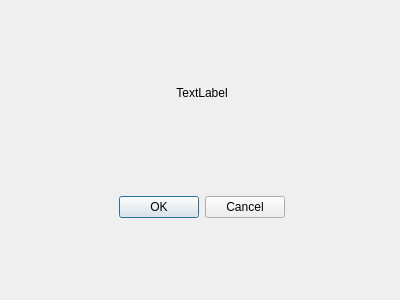
<?xml version="1.0" encoding="UTF-8"?>
<ui version="4.0">
 <class>Dialog</class>
 <widget class="QDialog" name="Dialog">
  <property name="geometry">
   <rect>
    <x>0</x>
    <y>0</y>
    <width>400</width>
    <height>300</height>
   </rect>
  </property>
  <property name="windowTitle">
   <string>Dialog</string>
  </property>
  <widget class="QWidget" name="layoutWidget">
   <property name="geometry">
    <rect>
     <x>1</x>
     <y>-5</y>
     <width>401</width>
     <height>311</height>
    </rect>
   </property>
   <layout class="QVBoxLayout" name="verticalLayout">
    <item>
     <spacer name="verticalSpacer_3">
      <property name="orientation">
       <enum>Qt::Vertical</enum>
      </property>
      <property name="sizeHint" stdset="0">
       <size>
        <width>20</width>
        <height>40</height>
       </size>
      </property>
     </spacer>
    </item>
    <item>
     <layout class="QHBoxLayout" name="horizontalLayout">
      <item>
       <spacer name="horizontalSpacer_3">
        <property name="orientation">
         <enum>Qt::Horizontal</enum>
        </property>
        <property name="sizeHint" stdset="0">
         <size>
          <width>40</width>
          <height>20</height>
         </size>
        </property>
       </spacer>
      </item>
      <item>
       <widget class="QLabel" name="label">
        <property name="text">
         <string>TextLabel</string>
        </property>
        <property name="alignment">
         <set>Qt::AlignCenter</set>
        </property>
       </widget>
      </item>
      <item>
       <spacer name="horizontalSpacer_4">
        <property name="orientation">
         <enum>Qt::Horizontal</enum>
        </property>
        <property name="sizeHint" stdset="0">
         <size>
          <width>40</width>
          <height>20</height>
         </size>
        </property>
       </spacer>
      </item>
     </layout>
    </item>
    <item>
     <spacer name="verticalSpacer">
      <property name="orientation">
       <enum>Qt::Vertical</enum>
      </property>
      <property name="sizeHint" stdset="0">
       <size>
        <width>20</width>
        <height>40</height>
       </size>
      </property>
     </spacer>
    </item>
    <item>
     <layout class="QHBoxLayout" name="horizontalLayout_2">
      <item>
       <spacer name="horizontalSpacer">
        <property name="orientation">
         <enum>Qt::Horizontal</enum>
        </property>
        <property name="sizeHint" stdset="0">
         <size>
          <width>40</width>
          <height>20</height>
         </size>
        </property>
       </spacer>
      </item>
      <item>
       <widget class="QDialogButtonBox" name="buttonBox">
        <property name="orientation">
         <enum>Qt::Horizontal</enum>
        </property>
        <property name="standardButtons">
         <set>QDialogButtonBox::Cancel|QDialogButtonBox::Ok</set>
        </property>
       </widget>
      </item>
      <item>
       <spacer name="horizontalSpacer_2">
        <property name="orientation">
         <enum>Qt::Horizontal</enum>
        </property>
        <property name="sizeHint" stdset="0">
         <size>
          <width>40</width>
          <height>20</height>
         </size>
        </property>
       </spacer>
      </item>
     </layout>
    </item>
    <item>
     <spacer name="verticalSpacer_2">
      <property name="orientation">
       <enum>Qt::Vertical</enum>
      </property>
      <property name="sizeHint" stdset="0">
       <size>
        <width>20</width>
        <height>40</height>
       </size>
      </property>
     </spacer>
    </item>
   </layout>
  </widget>
 </widget>
 <resources/>
 <connections>
  <connection>
   <sender>buttonBox</sender>
   <signal>accepted()</signal>
   <receiver>Dialog</receiver>
   <slot>accept()</slot>
   <hints>
    <hint type="sourcelabel">
     <x>248</x>
     <y>254</y>
    </hint>
    <hint type="destinationlabel">
     <x>157</x>
     <y>274</y>
    </hint>
   </hints>
  </connection>
  <connection>
   <sender>buttonBox</sender>
   <signal>rejected()</signal>
   <receiver>Dialog</receiver>
   <slot>reject()</slot>
   <hints>
    <hint type="sourcelabel">
     <x>316</x>
     <y>260</y>
    </hint>
    <hint type="destinationlabel">
     <x>286</x>
     <y>274</y>
    </hint>
   </hints>
  </connection>
 </connections>
</ui>
